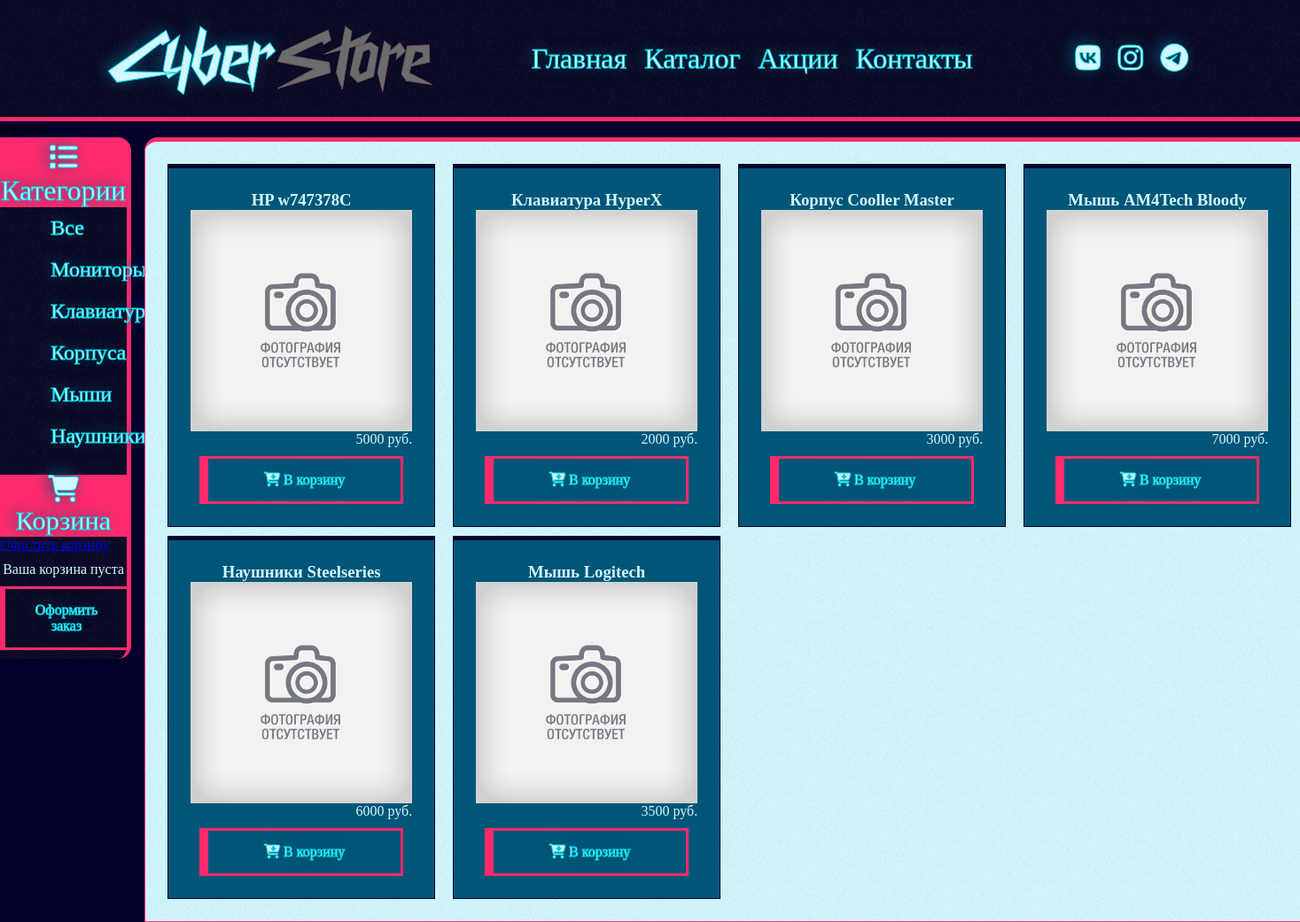
The app's page /items/ with its own data.
### items/models.py (models this page shows, shortened)
class Category(models.Model):
    title = models.CharField(max_length=100)

class Item(models.Model):
    title = models.CharField(max_length=100)
    discription = models.CharField(max_length=3000)
    price = models.IntegerField()
    photo = models.ImageField(upload_to='static/items/foto', default='static/items/foto/no_foto.jpg')
    category = models.ForeignKey(Category, on_delete=models.CASCADE)
    discount = models.PositiveIntegerField(default=0)

### items/views.py (the view, shortened to what this page needs)
# urls.py: path('', ItemsListView.as_view()),
class ItemsListView(ListView):
    model = Item
    template_name = 'items/items_list.html'
    def get_queryset(self):
        categories = list(str(a.id) for a in Category.objects.all())
        query_category = self.request.GET.get('category')
        a = self.request.GET.dict()
        if query_category in categories:
            return Item.objects.filter(category=query_category)
        else: return Item.objects.all()
    def get_context_data(self):
        context = super().get_context_data()
        context['categories'] = {a.id:a.title for a in Category.objects.all()}
        return context

### items/templates/items/items_list.html (shortened to what this page needs)
{%extends 'main/layout.html'%}
{% load static %}
{%block content%}
    <div class="item_container">
        <div class="items_filters">
            <nav class="filters">
                <li> <i class="fas fa-list"></i> Категории</li>
                <a href="?">Все</a>
                {% for key, value in categories.items%}
                    <a href="?category={{key}}">{{value}}</a>
                {% endfor %}
            </nav>
            <div class="cart">
                <li><i class="fas fa-shopping-cart"></i> Корзина </li>
                <a href="cart?query=clear">Очистить корзину</a>
                <div class="cart-items-block">
                    {%if cart%}
                        {% for obj,count in cart %}
                            {% for item_cart in obj %}
                            <div class="cart-item" cart-item-id='{{item_cart.id}}'>
                                <img src="{%static item_cart.photo%}" alt="">
                                <a href="">{{item_cart.title}}</a>
                                <span>Количество: {{count}}</span>
                                <span>Цена: {{item_cart.price}} руб.</span>
                                <a href="cart?query=del&item={{item_cart.id}}"><i class="fas fa-times"></i></a>
                            </div>
                            {% endfor %}
                        {% endfor %}
                    {%else%}
                        <span>Ваша корзина пуста</span>
                    {%endif%}
                </div>
            </div>
            <a href="order/" class="cart-order-button">Оформить заказ</a>
        </div>
        <br><br><br>
        <div class="items_block">
            {%if object_list%}
            {% for item in object_list %}
            <div class="item_card">
                <h3>{{ item.title }}</h3>
                <img src="{%static item.photo%}" alt="">
                <p>{{item.price}} руб.</p>
                <a id="add_to_cart" href="cart?query=add&item={{item.id}}"><i class="fas fa-cart-plus"></i> В корзину</a>
            </div>
            {% endfor %}
        {%else%}
            <h1>Тут ничего нет :(</h1>
        {%endif%}
        </div>
    </div>
{%endblock%}

### main/templates/main/layout.html (shortened to what this page needs)
{% load static %}
<!DOCTYPE html>
<html lang="en">
<head>
    <link rel="stylesheet" href="{% static 'static/css/main.css' %}">
</head>
<body>
    <header>
        <span class="logo">
            <a href="/">
                Cyber <span class="logo_on">Store</span>
            </a>
        </span>
        <nav class="navigation">
            <a href="">Главная</a>
            <a href="">Каталог</a>
            <a href="">Акции</a>
            <a href="">Контакты</a>
        </nav>
        <ul class="social">
            <a href=""><i class="fab fa-vk"></i></a>
            <a href=""><i class="fab fa-instagram"></i></a>
            <a href=""><i class="fab fa-telegram-plane"></i></a>
        </ul>
    </header>
    {%block content%}
    {%endblock%}
</body>
</html>

### static/static/css/main.css (style rules this page uses)
* { margin: 0;padding: 0;transition: .5s; }
body { background-color: #01012b; }
.logo>a { font-family: 'Cyberpunk'; color: #05d9e8; font-size: 5em; -webkit-text-stroke: 1px; -webkit-text-fill-color: #d1f7ff; text-shadow: -4px -2px 18px #005678; padding: 10px; margin: 0 auto; text-decoration: none; }
.logo_on { color: #ff2a6d; -webkit-text-stroke: 1px; -webkit-text-fill-color: #ffa2c0; text-shadow: -4px -2px 18px #940230; }
.logo_off { color: #6c565d; -webkit-text-stroke: 1px; -webkit-text-fill-color: #6c6c6c; text-shadow: none; }
header { background: #070722 url(../img/noisy.png); padding: 20px; border-bottom: 5px solid #ff2a6d; display: flex; flex-direction: row; justify-content: space-evenly; align-items: center; min-width: 450px; flex-wrap: wrap; }
.navigation>a, .social>a { text-decoration: none; display: block; float: left; margin: 10px; font-size: 2em; font-family: 'Xolonium-Regular'; color: #05d9e8; -webkit-text-stroke: 1px; -webkit-text-fill-color: #d1f7ff; text-shadow: -4px -2px 18px #005678; }
.items_block { background: #d1f7ff url(../img/noisy.png); border: 1px solid #ff2a6d; border-top: 5px solid #ff2a6d; border-radius: 15px 0 0 0; padding: 25px; margin-right: 10px; max-width: 90vw; height: auto; display: grid; grid-auto-flow: dense; grid-template-columns: repeat(4,1fr); gap:10px; }
.item_container { display: flex; flex-direction: row; }
.item_card { display: flex; flex-direction: column; border: 1px solid #01012b; border-top: 5px solid #01012b; padding: 25px; margin-right: 10px; justify-content: space-evenly; align-items: center; background: #005678; color:#d1f7ff; }
.item_card>img { width: 250px; height: 250px; }
.item_card>p { align-self: flex-end; font-family: 'Xolonium-Bold'; }
.item_card>h3 { font-family: 'Xolonium-Regular'; }
.item_card>a { text-decoration: none; display: block; float: left; margin-top: 10px; font-size: 1em; font-family: 'Xolonium-Regular'; color: #05d9e8; -webkit-text-stroke: 1px; -webkit-text-fill-color: #d1f7ff; text-shadow: -4px -2px 18px #005678; border: 3px solid #ff2a6d; border-left: 10px solid #ff2a6d; padding: 15px; width: 75%; text-align: center; }
.items_filters { width: 30%; background: #070722 url(../img/noisy.png); margin-right: 15px; border-top: 5px solid #ff2a6d; border-right: 5px solid #ff2a6d; border-radius: 0px 15px 15px 0px; display: flex; flex-direction: column; justify-content: flex-start; align-content: center; height: 100%; }
nav.filters { display: flex; flex-direction: column; justify-content: space-between; align-content: center; height: 35%; }
nav.filters>a { align-self: center; justify-self: flex-start; width: 20%; text-decoration: none; display: block; float: left; margin: 10px; font-size: 1.5em; font-family: 'Xolonium-Regular'; color: #05d9e8; -webkit-text-stroke: 1px; -webkit-text-fill-color: #d1f7ff; text-shadow: -4px -2px 18px #005678; }
nav.filters>li { justify-self: flex-start; text-decoration: none; display: block; float: left; font-size: 2em; font-family: 'Xolonium-Regular'; color: #05d9e8; -webkit-text-stroke: 1px; -webkit-text-fill-color: #d1f7ff; text-shadow: -4px -2px 18px #005678; background: #ff2a6d; width: 100%; text-align: center; }
.cart { display: flex; flex-direction: column; justify-content: space-between; align-content: center; height: 35%; margin-top: 10px; padding-top: 10px; }
.cart>li,.order_form>h1 { justify-self: flex-start; text-decoration: none; display: block; float: left; font-size: 1.9em; font-family: 'Xolonium-Regular'; color: #05d9e8; -webkit-text-stroke: 1px; -webkit-text-fill-color: #d1f7ff; text-shadow: -4px -2px 18px #005678; background: #ff2a6d; width: 100%; text-align: center; }
.cart-items-block>span { color:#d1f7ff; font-family: 'Xolonium-Bold'; width: 100%; text-align: center; display: block; margin-top: 10px; }
.cart-order-button { text-decoration: none; display: block; float: left; margin-top: 10px; font-size: 1em; font-family: 'Xolonium-Regular'; color: #05d9e8; -webkit-text-stroke: 1px; -webkit-text-fill-color: #d1f7ff; text-shadow: -4px -2px 18px #005678; border: 3px solid #ff2a6d; border-left: 10px solid #ff2a6d; padding: 15px; width: 75%; text-align: center; align-self: center; margin-bottom: 10px; }

### records on screen
Category: categories "Мониторы"
Category: categories "Клавиатуры"
Category: categories "Корпуса"
Category: categories "Мыши"
Category: categories "Наушники"
Item: title "HP w747378C", photo (placeholder picture), price "5000"
Item: title "Клавиатура HyperX", photo (placeholder picture), price "2000"
Item: title "Корпус Cooller Master", photo (placeholder picture), price "3000"
Item: title "Мышь AM4Tech Bloody", photo (placeholder picture), price "7000"
Item: title "Наушники Steelseries", photo (placeholder picture), price "6000"
Item: title "Мышь Logitech", photo (placeholder picture), price "3500"
